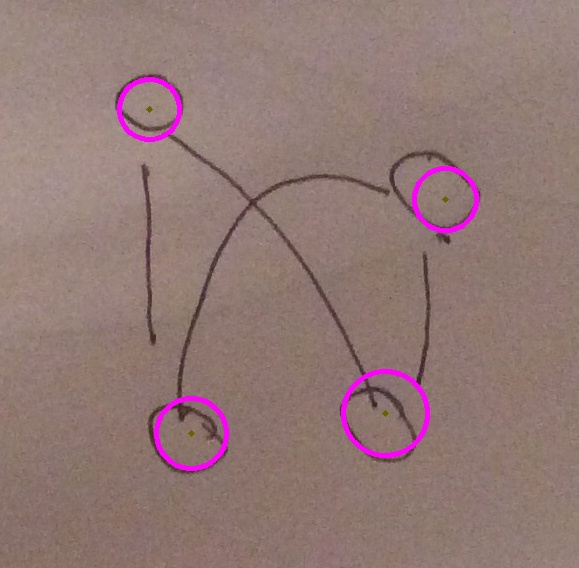
#> input picture src/vertex/hough_mser_blob/1.jpg, 579 x 568 px, found by its file name
$ jupyter execute --allow-errors Cascade_testing.ipynb
#> lines starting #> are read from the running program, lines starting #| are printed output that depends on the picture; after the words box and inside, x2 and y2 are one past the last pixel; in counts of white or black regions, pixels touching at a corner belong together
## Haar for 1 image

[cell 1]
import numpy as np
import cv2

# This is the cascade we just made. Call what you want
# cascade5 = cv2.CascadeClassifier('haar55/cascade.xml')
# cascade10 = cv2.CascadeClassifier('haar1010/cascade.xml')
# cascade20 = cv2.CascadeClassifier('haar2020/cascade.xml')
cascade30 = cv2.CascadeClassifier('3030/cascade.xml')

image = '1.JPG'

img = cv2.imread('./test/' + image)
#> img is the input picture: shape (568, 579, 3); mean B, G, R 117, 120.4, 146.1
img_c = img.copy()

# filters
gray = cv2.cvtColor(img_c, cv2.COLOR_BGR2GRAY)
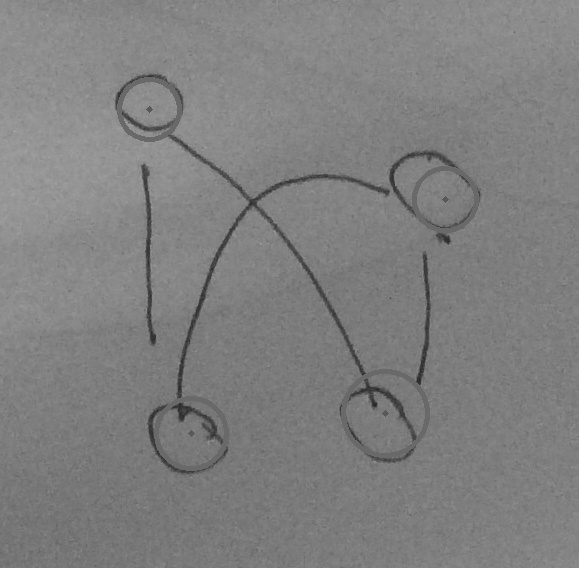
#> gray: shape (568, 579); min 34, max 163, mean 127.7
# [5 lines of commented-out code are left out]
vertex30 = cascade30.detectMultiScale(img_c)
#> vertex30 = [[113, 62, 77, 77], [393, 145, 94, 94], [335, 375, 97, 97], [139, 383, 99, 99]]

# [11 lines of commented-out code are left out]

for (x,y,w,h) in vertex30:
#     print('vertex30')
    cv2.rectangle(img,(x,y),(x+w,y+h),(0,255,0),2)
#> this loop made 4 passes
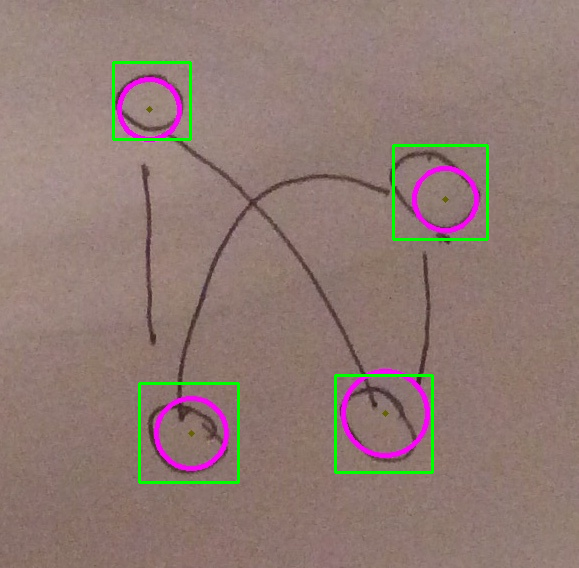
#> img: shape (568, 579, 3); 1.33% of pixels changed, all inside (x1, y1, x2, y2) = (112, 61, 489, 484)

# cv2.imshow('img',img)
cv2.imwrite(image, img)
#> Out = True
#> the loop `for (x,y,w,h) in vertex30:` made 4 passes
#> after the loop `for (x,y,w,h) in vertex30:`: it = 4
#| 1.jpg Haar recognition: 4
#> pass 2 of the loop `for i in range(1, 50):`:
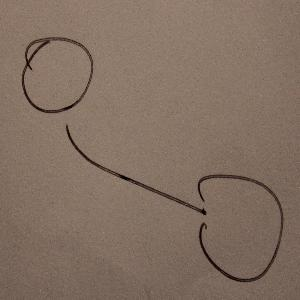
#> input picture Dataset/markup/test/PRED_POS/2.JPG, 300 x 300 px, found by its file name
#> img is the input picture: shape (300, 300, 3); mean B, G, R 97.9, 111.7, 130.6
#> `gaus = cv2.GaussianBlur(gray, (5, 5), 2)`:
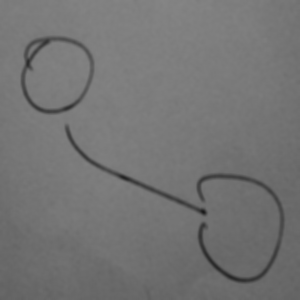
#> gaus: shape (300, 300); min 27, max 133, mean 115.8
#> `vertex30 = cascade30.detectMultiScale(img)`: vertex30 = [[190, 189, 99, 99], [10, 26, 94, 94]]
#> the loop `for (x,y,w,h) in vertex30:` made 2 passes
#> (x, y, w, h) on passes 1 to 2: (190, 189, 99, 99), (10, 26, 94, 94)
#> after the loop `for (x,y,w,h) in vertex30:`:
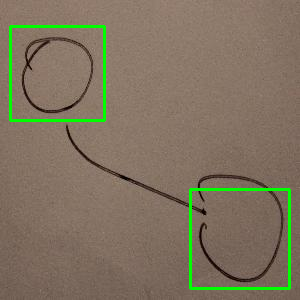
#> img: shape (300, 300, 3); 2.56% of pixels changed, all inside (x1, y1, x2, y2) = (9, 25, 291, 290)
#> after the loop `for (x,y,w,h) in vertex30:`: it = 2
#| 2.jpg Haar recognition: 2
#> pass 3 of the loop `for i in range(1, 50):`:
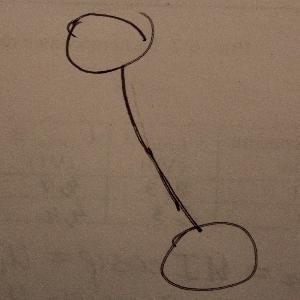
#> input picture Dataset/markup/test/PRED_POS/3.JPG, 300 x 300 px, found by its file name
#> img is the input picture: shape (300, 300, 3); mean B, G, R 90.1, 108.5, 130.8
#> `gray = cv2.cvtColor(img, cv2.COLOR_BGR2GRAY)`:
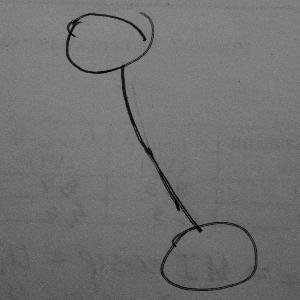
#> gray: shape (300, 300); min 3, max 154, mean 113
#> `vertex30 = cascade30.detectMultiScale(img)`: vertex30 = [[185, 215, 81, 81], [56, 4, 76, 76], [152, 227, 69, 69]]
#> the loop `for (x,y,w,h) in vertex30:` made 3 passes
#> after the loop `for (x,y,w,h) in vertex30:`:
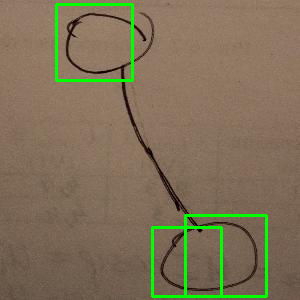
#> img: shape (300, 300, 3); 2.86% of pixels changed, all inside (x1, y1, x2, y2) = (55, 3, 268, 298)
#> after the loop `for (x,y,w,h) in vertex30:`: it = 3
#| 3.jpg Haar recognition: 3
# cv2.waitKey()

## Haar for many images

[cell 2]
import numpy as np
import cv2
import os

# create folder
path = './resultHaar/'
os.mkdir(path)

# This is the cascade we just made. Call what you want
# cascade5 = cv2.CascadeClassifier('haar55/cascade.xml')
# cascade10 = cv2.CascadeClassifier('haar1010/cascade.xml')
# cascade20 = cv2.CascadeClassifier('haar2020/cascade.xml')
cascade30 = cv2.CascadeClassifier('3030/cascade.xml')

#> (the rest of this cell did not finish here and is left out)
